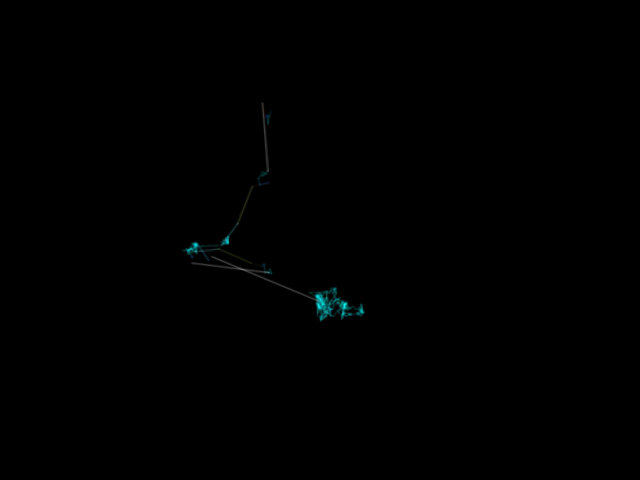
#> input picture data.row/image/TCImages/Augmented/TC_Aug_0_1346.png, 640 x 480 px; its folder holds only this picture in this run
$ jupyter execute --allow-errors pre2-paper.ipynb
#> lines starting #> are read from the running program, lines starting #| are printed output that depends on the picture
[cell 1]
import numpy as np
from scipy import misc
import glob

[cell 2]
TCClass = 0.0
TSClass = 1.0
imgDimension = 100

[cell 3]
f_handle = open('data.row\\ASDDataset_Augmented.csv', 'a')#The CSV file where data records are appended to

[cell 4]
#Formatting the header row of the CSV file
headerRow = ""
for i in range (0,(imgDimension*imgDimension)):
    headerRow = headerRow + "Pixel" + str(i)+ ","
headerRow = headerRow+"Label"+"\n"
f_handle.write(headerRow)

[cell 5]
import matplotlib.pyplot
import numpy as np
from skimage.transform import resize
from PIL import Image


#Processing the TC images
print("Processing TC images...")
for file in glob.iglob('data.row\\image\\TCImages\\**\\*.png', recursive=True):
    print("Current File:", file)
    img = matplotlib.pyplot.imread(file)
#> img is the input picture: shape (480, 640, 3) float32; mean R, G, B 0.000507, 0.00168, 0.00166
    img = img[: ,:, :3]#Excluding the Alpha channel
    img = resize(img, (imgDimension, imgDimension))
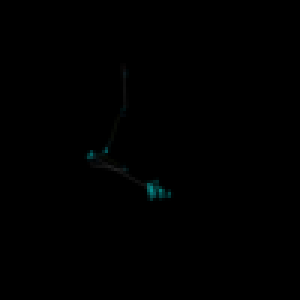
#> img: shape (100, 100, 3) float32 (shown 3 times larger); mean R, G, B 0.000508, 0.00169, 0.00166
    #img = np.array(Image.fromarray(img).resize((imgDimension, imgDimension)))

#xnr = np.array(Image.fromarray(xn).resize((200, xn.shape[1])))

    img = (img / 255.0)
    img = img.reshape(-1, 3)

    red = img[:,0]
#> red = 10000 values, max 0.000494 at index 5638, min 0 at index 0, mean 1.99e-06
    green = img[:,1]
#> green = 10000 values, max 0.00218 at index 6350, min 0 at index 0, mean 6.61e-06
    blue = img[:,2]
#> blue = 10000 values, max 0.00218 at index 6350, min 0 at index 0, mean 6.53e-06
    gray = 0.299 * red + 0.587 * green + 0.114 * blue #Converting into grayscale
#> gray = 10000 values, max 0.00156 at index 6350, min 0 at index 0, mean 5.22e-06
    gray = np.append(gray, TCClass)
#> gray = 10001 values, max 0.00156 at index 6350, min 0 at index 0, mean 5.22e-06
    gray = gray.reshape(1, (imgDimension*imgDimension)+1)
    np.savetxt(f_handle, gray, fmt='%.4g', delimiter=",")

print("TC Done.")

#Same process for TS images
for file in glob.iglob('data.row\\image\\TSImages\\**\\*.png', recursive=True):
    print("Current File:", file)
    img = matplotlib.pyplot.imread(file)
    img = img[:,:,:3]#Excluding the Alpha channel
    img = resize(img, (imgDimension, imgDimension))
    #img = np.array(Image.fromarray(img).resize((imgDimension, imgDimension)))

    img = (img / 255.0)
    img = img.reshape(-1, 3)
    red = img[:,0]
    green = img[:,1]
    blue = img[:,2]
    gray = 0.299 * red + 0.587 * green + 0.114 * blue
    gray = np.append(gray, TSClass)
    gray = gray.reshape(1, (imgDimension*imgDimension)+1)

    np.savetxt(f_handle, gray, fmt='%.4g',delimiter=",")
f_handle.close()


$ run again, on data.row/image/TCImages/Augmented/TC_Aug_0_1367.png
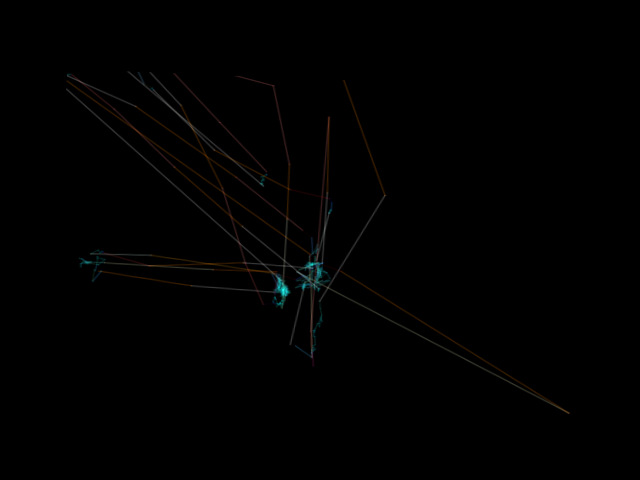
#> input picture data.row/image/TCImages/Augmented/TC_Aug_0_1367.png, 640 x 480 px
#> img is the input picture: shape (480, 640, 3) float32; mean R, G, B 0.00427, 0.00389, 0.00311
#> `img = resize(img, (imgDimension, imgDimension))`:
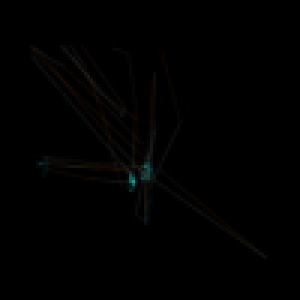
#> img: shape (100, 100, 3) float32 (shown 3 times larger); mean R, G, B 0.00427, 0.00389, 0.00311
#> red = 10000 values, max 0.000604 at index 5848, min 0 at index 0, mean 1.67e-05
#> green = 10000 values, max 0.00236 at index 6044, min 0 at index 0, mean 1.53e-05
#> blue = 10000 values, max 0.00233 at index 6044, min 0 at index 0, mean 1.22e-05
#> `gray = 0.299 * red + 0.587 * green + 0.114 * blue`: gray = 10000 values, max 0.00175 at index 6044, min 0 at index 0, mean 1.54e-05
#> `gray = np.append(gray, TCClass)`: gray = 10001 values, max 0.00175 at index 6044, min 0 at index 0, mean 1.54e-05
